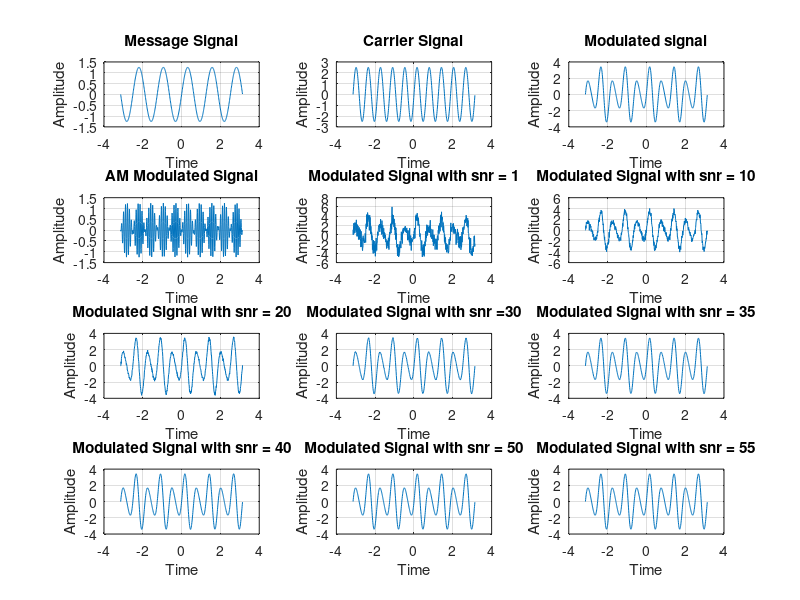
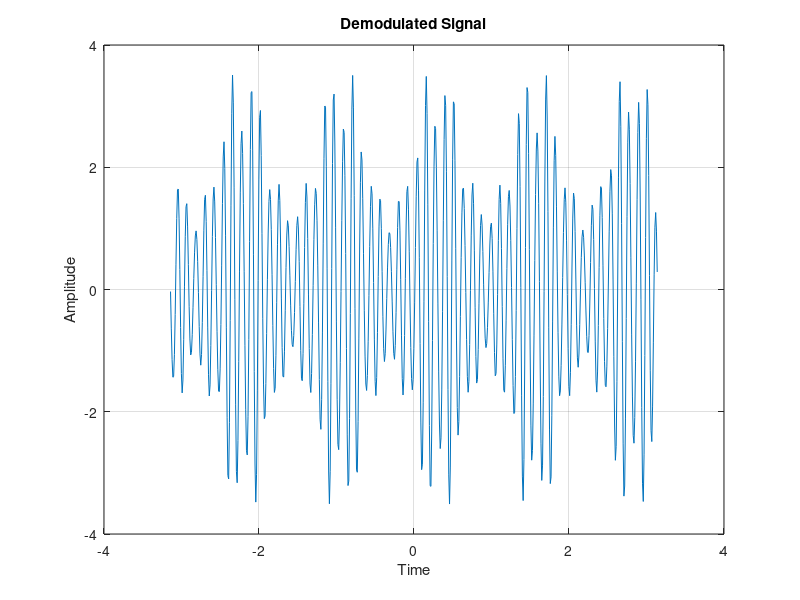

Here is the MATLAB script that generated these plots, in order:
% Amplitude Modulated Wave with AWGN
clc;
clear all;
close all;
t = -pi:0.01:pi;
am = 1.25;
ac = 2.5;
fc= 2.5;
fs = 25;
wm = 5;
wc = 10;
m=am*sin(wm*t);
subplot(4,3,1);
plot(t,m);
grid on
title('Message Signal');
xlabel('Time');
ylabel('Amplitude');
c=ac*sin(wc*t);
subplot(4,3,2);
plot(t,c);
grid on
title('Carrier Signal');
xlabel('Time');
ylabel('Amplitude');
k=am/ac;
s=ac*(1+k*sin(wm*t)).*sin(wc*t);
subplot(4,3,3);
plot(t,s)
grid on
title('Modulated signal')
xlabel('Time');
ylabel('Amplitude');
% An Modulated Signal Using ammod MATLAB Inbuilt Command
m=am*sin(wm*t);
y=ammod(m,fc,fs);
subplot(4,3,4);
plot(t,y);
grid on
title('AM Modulated Signal');
xlabel('Time');
ylabel('Amplitude')
% Addition of White Noise in Modulated Signal
snr=1;
y=awgn(s,snr);
subplot(4,3,5);
plot(t,y);
grid on
title('Modulated Signal with snr = 1');
xlabel('Time');
ylabel('Amplitude');
snr=10;
y=awgn(s,snr);
subplot(4,3,6);
plot(t,y);
grid on
title('Modulated Signal with snr = 10');
xlabel('Time');
ylabel('Amplitude');
snr=20;
y=awgn(s,snr);
subplot(4,3,7);
plot(t,y);
grid on
title('Modulated Signal with snr = 20');
xlabel('Time');
ylabel('Amplitude');
snr=30;
y=awgn(s,snr);
subplot(4,3,8);
plot(t,y);
grid on
title('Modulated Signal with snr =30');
xlabel('Time');
ylabel('Amplitude');
snr=35;
y=awgn(s,snr);
subplot(4,3,9);
plot(t,y);
grid on
title('Modulated Signal with snr = 35');
xlabel('Time');
ylabel('Amplitude');
snr=40;
y=awgn(s,snr);
subplot(4,3,10);
plot(t,y);
grid on
title('Modulated Signal with snr = 40');
xlabel('Time');
ylabel('Amplitude');
snr=50;
y=awgn(s,snr);
subplot(4,3,11);
plot(t,y);
grid on
title('Modulated Signal with snr = 50');
xlabel('Time');
ylabel('Amplitude');
snr=55;
y=awgn(s,snr);
subplot(4,3,12);
plot(t,y);
grid on
title('Modulated Signal with snr = 55');
xlabel('Time');
ylabel('Amplitude');
figure(2)
% A Demodulated Signal using amdemod MATLAB Inbuilt Command
z=amdemod(y,fc,fs);
plot(t,z)
grid on
title('Demodulated Signal')
xlabel('Time');
ylabel('Amplitude')